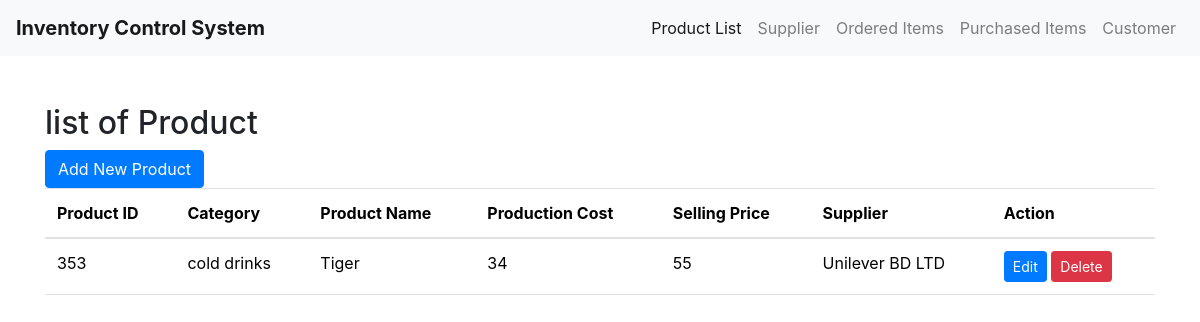
Before: / with the older database file.
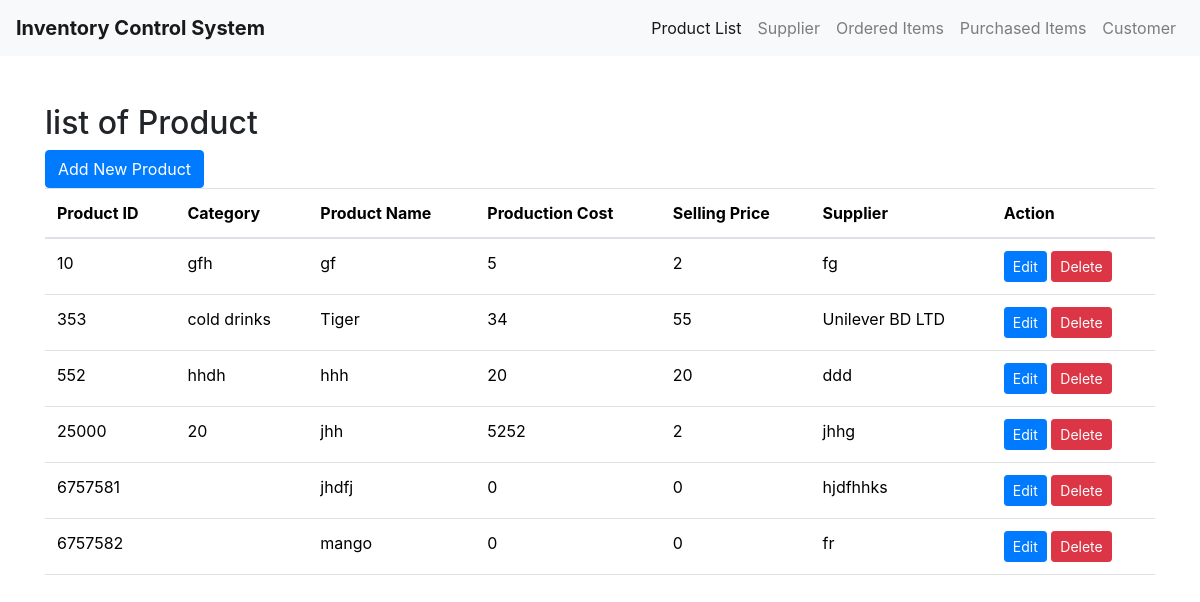
After: the same page with the newer database file.
### tables this page shows
CREATE TABLE `product` (
  `id` int(20) NOT NULL,
  `category` varchar(20) NOT NULL,
  `name` varchar(20) NOT NULL,
  `productionCost` int(20) NOT NULL,
  `sellingPrice` int(20) NOT NULL,
  `supplier` varchar(20) NOT NULL
);

### index.php (the view, shortened to what this page needs)
<!DOCTYPE html>
<html lang="en">
<head>
    <link rel="stylesheet" href="https://cdn.jsdelivr.net/npm/bootstrap@5.3.3/dist/css/bootstrap.min.css">
</head>
<body>
    <header>
        <?php include 'navbar.php'; ?>
    </header>
    <div class="container my-5">
        <h2>list of Product</h2>
        <a href="/inventory/create.php" role="button" class="btn btn-primary">Add New Product</a>
        <br>
        <table class="table">
            <thead>
                <tr>
                    <th>Product ID</th>
                    <th>Category</th>
                    <th>Product Name</th>
                    <th>Production Cost</th>
                    <th>Selling Price</th>
                    <th>Supplier</th>
                    <th>Action</th>
                </tr>
            </thead>
            <tbody>
                <?php
$servername = "localhost";
$username = "root";
$password = "";
$database = "inventory";
$connection = new mysqli($servername, $username, $password, $database);
$sql="SELECT *FROM product";
$result = $connection->query($sql);
while($row = $result->fetch_assoc()){
	echo "
	<tr>
	 <td>$row[id]</td>
	 <td>$row[category]</td>
	 <td>$row[name]</td>
	 <td>$row[productionCost]</td>
	 <td>$row[sellingPrice]</td>
	 <td>$row[supplier]</td>
	 <td>
		<a class='btn btn-primary btn-sm' href='/inventory/edit.php?id=$row[id]' >Edit</a>
		<a class='btn btn-danger btn-sm' href='/inventory/delete.php?id=$row[id]' >Delete</a>
	 </td>
    </tr>
	";
}
?>
            </tbody>
        </table>
    </div>
</body>
</html>

### navbar.php (shortened to what this page needs)
<!DOCTYPE html>
<html lang="en">
<head>
    <link href="https://stackpath.bootstrapcdn.com/bootstrap/4.5.2/css/bootstrap.min.css" rel="stylesheet">
</head>
<body>
    <nav class="navbar navbar-expand-lg navbar-light bg-light">
        <b class="navbar-brand">Inventory Control System</b>
        <div class="collapse navbar-collapse" id="navbarSupportedContent">
            <ul class="navbar-nav ml-auto">
                <li class="nav-item active">
                    <a class="nav-link" href="index.php">Product List</a>
                </li>
                <li class="nav-item">
                    <a class="nav-link" href="supplier.php">Supplier</a>
                </li>
                <li class="nav-item">
                    <a class="nav-link" href="orderitem.php">Ordered Items</a>
                </li>
                <li class="nav-item">
                    <a class="nav-link" href="purchase.php">Purchased Items</a>
                </li>
                <li class="nav-item">
                    <a class="nav-link" href="customer.php">Customer</a>
                </li>
            </ul>
        </div>
    </nav>
</body>
</html>

Changed rows visible on the page:
added product: id "10", category "gfh", name "gf", productionCost "5", sellingPrice "2", supplier "fg"
added product: id "552", category "hhdh", name "hhh", productionCost "20", sellingPrice "20", supplier "ddd"
added product: id "25000", category "20", name "jhh", productionCost "5252", sellingPrice "2", supplier "jhhg"
added product: id "6757581", name "jhdfj", productionCost "0", sellingPrice "0", supplier "hjdfhhks"
added product: id "6757582", name "mango", productionCost "0", sellingPrice "0", supplier "fr"
